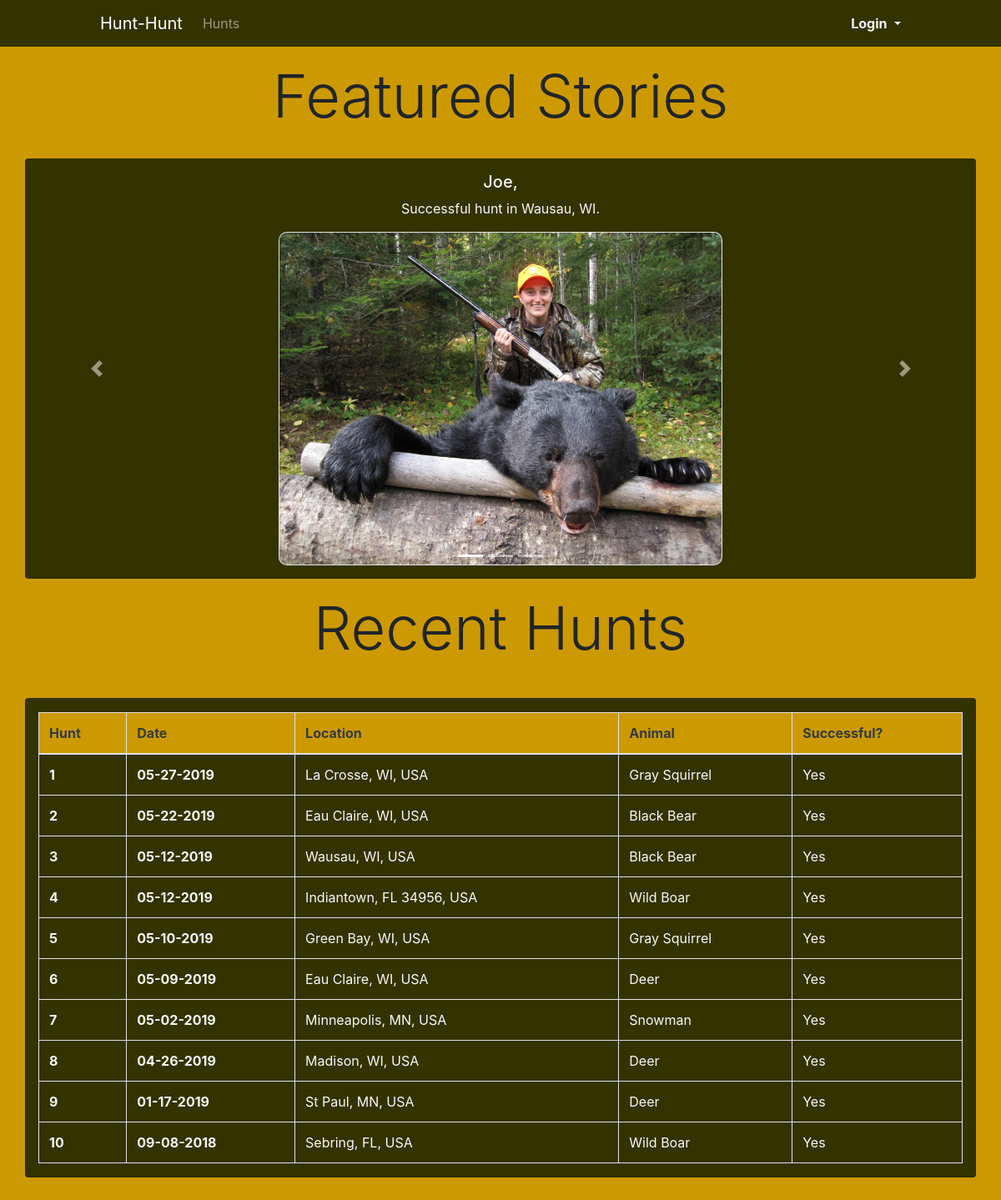
The page / on the database its author committed.
### tables this page shows
CREATE TABLE `hunts` (
  `hunt_id` int(11) NOT NULL,
  `huntDate` date NOT NULL,
  `isSuccess` varchar(10) NOT NULL,
  `animal_id` int(11) NOT NULL,
  `location_id` int(11) NOT NULL,
  `user_id` int(11) NOT NULL
);

CREATE TABLE `locations` (
  `location_id` int(11) NOT NULL,
  `locationName` varchar(64) NOT NULL,
  `longitude` double NOT NULL,
  `latitude` double NOT NULL
);

CREATE TABLE `animals` (
  `animal_id` int(11) NOT NULL,
  `animalName` varchar(64) NOT NULL
);

### index.php (the view, shortened to what this page needs)
<?php
  $database = new Connection();
  $conn = $database->openConnection();
  $statement = $conn->prepare("SELECT * FROM hunts INNER JOIN users ON hunts.user_id=users.user_id
                                INNER JOIN animals ON hunts.animal_id = animals.animal_id
                                  INNER JOIN locations ON hunts.location_id = locations.location_id ORDER BY huntDate DESC LIMIT 10;");
  $statement->execute();
  $hunt_tuples = $statement->fetchAll();
?>
<!DOCTYPE html>
<html>
  <head>
    <link rel="stylesheet" href="https://stackpath.bootstrapcdn.com/bootstrap/4.3.1/css/bootstrap.min.css">
    <link rel="stylesheet" type="text/css" href="hunt.css">
  </head>
  <body>
    <?php include 'nav.php' ?>
    <div class="container">
      <div class="row">
        <div class="col-12">
          <div class="jumbotron yellow p-0">
            <h1 class="display-3 text-center">Featured Stories</h1>
          </div>
        </div>
        <div id="carouselExampleIndicators" class="carousel slide green col-12 rounded mx-auto" data-ride="carousel">
          <ol class="carousel-indicators">
            <li data-target="#carouselExampleIndicators" data-slide-to="0" class="active"></li>
            <li data-target="#carouselExampleIndicators" data-slide-to="1"></li>
            <li data-target="#carouselExampleIndicators" data-slide-to="2"></li>
          </ol>
          <div class="carousel-inner">
            <div class="carousel-item active">
              <div class="d-none d-md-block text-center text-light pt-3">
                <h5>Joe,</h5>
                <p>Successful hunt in Wausau, WI.</p>
              </div>
              <img class="d-block w-300 mx-auto card mb-3 rounded-more mt-3" src="images\hunt59.jpg" alt="First slide" height="400">
            </div>
          </div>
          <a class="carousel-control-prev" href="#carouselExampleIndicators" role="button" data-slide="prev">
            <span class="carousel-control-prev-icon" aria-hidden="true"></span>
          </a>
          <a class="carousel-control-next" href="#carouselExampleIndicators" role="button" data-slide="next">
            <span class="carousel-control-next-icon" aria-hidden="true"></span>
          </a>
        </div>
        <div class="col-12 jumbotron yellow p-0 pt-3">
          <h1 class="display-3 text-center">Recent Hunts</h1>
        </div>
        <div class="col-12 card green text-light pt-3 mb-5">
          <table class="table text-light table-bordered">
            <thead class="yellow text-dark">
              <tr>
                <th scope="col">Hunt</th>
                <th scope="col">Date</th>
                <th scope="col">Location</th>
                <th scope="col">Animal</th>
                <th scope="col">Successful?</th>
              </tr>
            </thead>
            <tbody>
              <?php
              $count = 1;
               foreach($hunt_tuples as $hunt){
                if($hunt['isSuccess'] == 'true'){
                  $success = 'Yes';
                }else{
                  $success = 'No';
                }
                $dateToString = $hunt['huntDate'];
                $dateSplit = explode("-", $dateToString);
                $stringDate = $dateSplit[1] . '-' . $dateSplit[2] . '-' . $dateSplit[0];
                $text = 'A' . $success . $hunt['animalName'] . ' hunt.'; ?>
                <tr>
                  <th scope="row"><?php echo $count; ?></th>
                  <th ><?php echo $stringDate; ?></th>
                  <td><?php echo $hunt['locationName']; ?></td>
                  <td><?php echo $hunt['animalName']; ?></td>
                  <td><?php echo $success ?></td>
                </tr>
              <?php $count++; }?>
            </tbody>
          </table>
        </div>
      </div>
  </body>
</html>

### hunt.css (style rules this page uses)
body { background-color: #CC9900; }
.green { background-color: #333300; }
.yellow { background-color: #CC9900; }
h1 { text-align: center; }
.rounded-more { border-radius: 10px; }

### rows shown on the page
hunts: huntDate "05-27-2019", location.locationName "La Crosse, WI, USA", animal.animalName "Gray Squirrel", isSuccess "Yes"
hunts: huntDate "05-22-2019", location.locationName "Eau Claire, WI, USA", animal.animalName "Black Bear", isSuccess "Yes"
hunts: huntDate "05-12-2019", location.locationName "Wausau, WI, USA", animal.animalName "Black Bear", isSuccess "Yes"
hunts: huntDate "05-12-2019", location.locationName "Indiantown, FL 34956, USA", animal.animalName "Wild Boar", isSuccess "Yes"
hunts: huntDate "05-10-2019", location.locationName "Green Bay, WI, USA", animal.animalName "Gray Squirrel", isSuccess "Yes"
hunts: huntDate "05-09-2019", location.locationName "Eau Claire, WI, USA", animal.animalName "Deer", isSuccess "Yes"
hunts: huntDate "05-02-2019", location.locationName "Minneapolis, MN, USA", animal.animalName "Snowman", isSuccess "Yes"
hunts: huntDate "04-26-2019", location.locationName "Madison, WI, USA", animal.animalName "Deer", isSuccess "Yes"
hunts: huntDate "01-17-2019", location.locationName "St Paul, MN, USA", animal.animalName "Deer", isSuccess "Yes"
hunts: huntDate "09-08-2018", location.locationName "Sebring, FL, USA", animal.animalName "Wild Boar", isSuccess "Yes"
